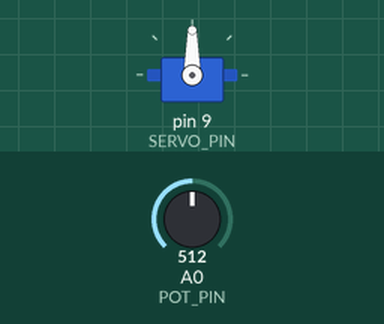
The sketch below on a simulated Arduino Uno, built with avr-gcc and run on an emulated ATmega328P. Shown: servo. The inputs (shaded band) are chosen by the test bench; at power-on: A0 (POT_PIN) = 512.

Above: at 1.2 s.
1.3 s: A0 (POT_PIN) set to 716
At 2.3 s:
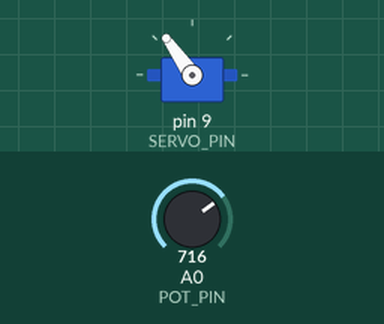
2.8 s: A0 (POT_PIN) set to 900
At 3.8 s:
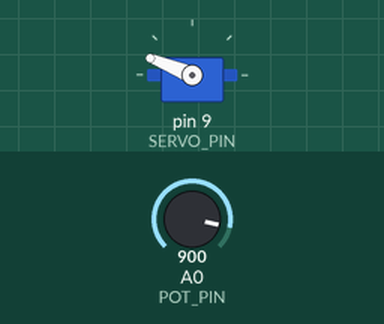
4.3 s: A0 (POT_PIN) set to 1023
At 5.4 s:
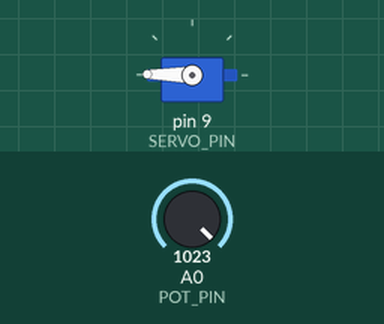
5.8 s: A0 (POT_PIN) set to 306
At 7.0 s:
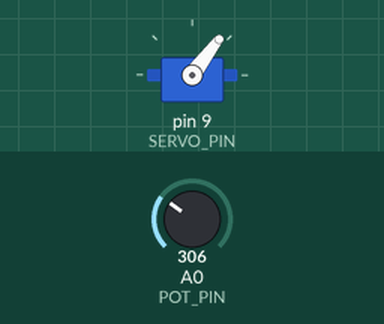
7.3 s: A0 (POT_PIN) set to 122
At 8.6 s:
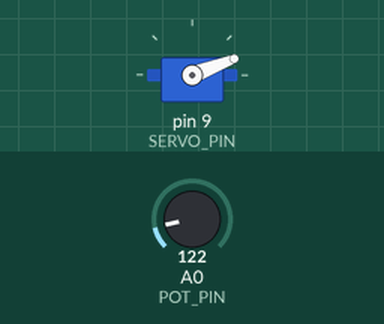
Timing chart, 0 to 9.8 s (numbered marks = the images above; inputs shaded):
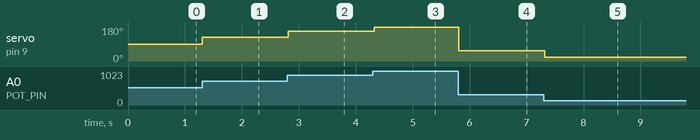

The sketch:

servo_pot.ino
```cpp
#include <Servo.h>

#define POT_PIN 0
#define SERVO_PIN 9

Servo servoMotor;
int pot;
int servoAngle;

void setup() {
  Serial.begin(9600);
  servoMotor.attach(SERVO_PIN);

  pot = 0;
  servoAngle = 0;
}

void loop() {
  pot = analogRead(POT_PIN);
  servoAngle = map(pot, 0, 1024, 0, 180);
  servoMotor.write(servoAngle);

  delay(30);
}
```

Measured:
- after the input at 1.3 s, servo on pin 9 (SERVO_PIN): 90° → 125° at once
- after the input at 2.8 s, servo on pin 9 (SERVO_PIN): 125° → 158° at once
- after the input at 4.3 s, servo on pin 9 (SERVO_PIN): 158° → 179° at once
- after the input at 5.8 s, servo on pin 9 (SERVO_PIN): 179° → 53° at once
- after the input at 7.3 s, servo on pin 9 (SERVO_PIN): 53° → 21° at once
